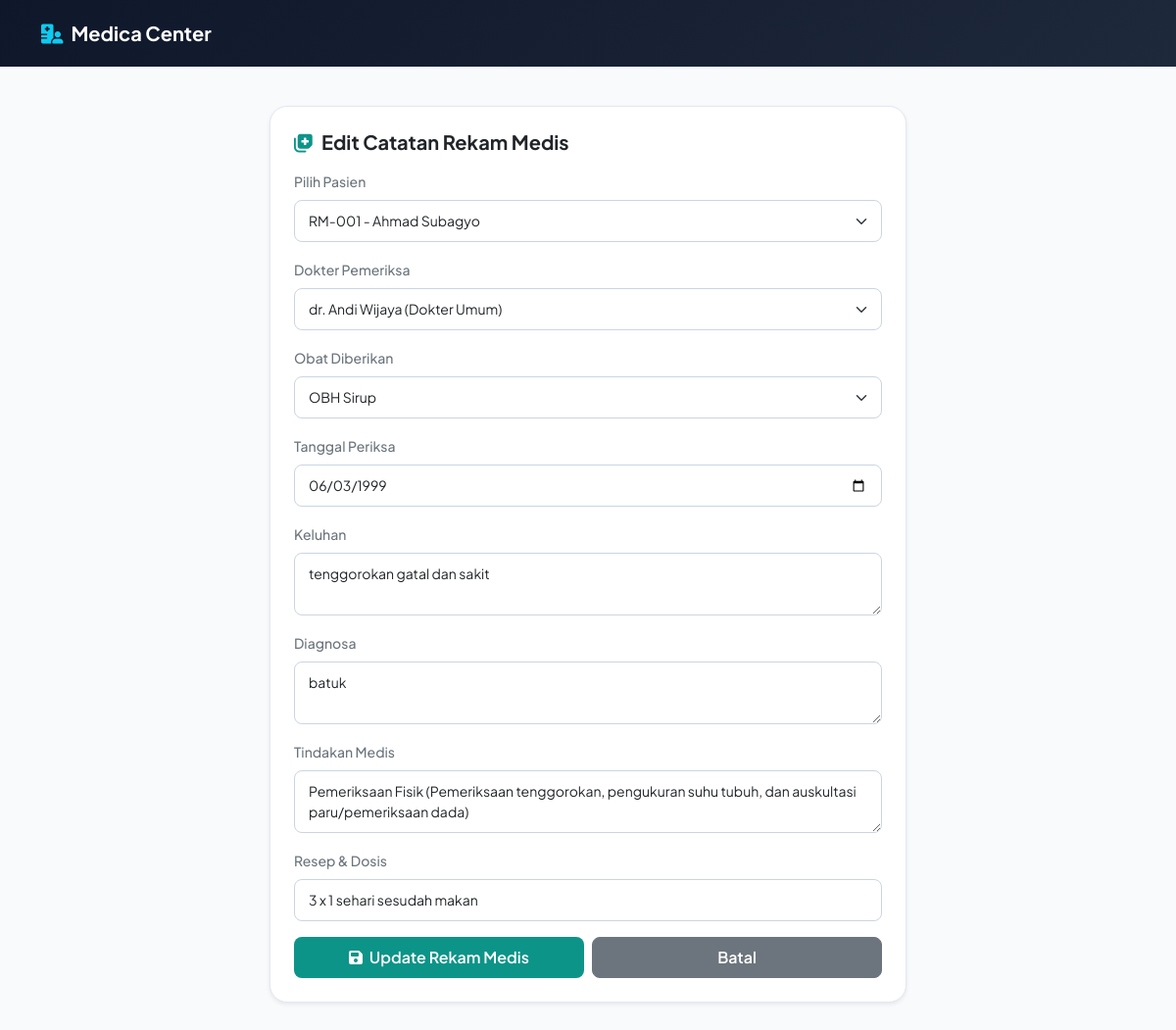
Screenshot of /edit_rekam_medis.php?id=1 with the database file from the repository.
### tables this page shows
CREATE TABLE `rekam_medis` (
  `id_rekam` int(11) NOT NULL,
  `id_pasien` int(11) NOT NULL,
  `id_dokter` int(11) NOT NULL,
  `id_obat` int(11) NOT NULL,
  `tanggal_periksa` date NOT NULL,
  `keluhan` text NOT NULL,
  `diagnosa` text NOT NULL,
  `tindakan` text NOT NULL,
  `resep` varchar(100) NOT NULL
);

### edit_rekam_medis.php (the view, shortened to what this page needs)
<?php
include 'koneksi.php';
$id = $_GET['id'];
$query = mysqli_query($koneksi, "SELECT * FROM rekam_medis WHERE id_rekam='$id'");
$data = mysqli_fetch_assoc($query);
?>
<!DOCTYPE html>
<html lang="id">
<head>
    <link href="https://cdn.jsdelivr.net/npm/bootstrap@5.3.0/dist/css/bootstrap.min.css" rel="stylesheet">
    <link rel="stylesheet" href="https://cdnjs.cloudflare.com/ajax/libs/font-awesome/6.4.0/css/all.min.css">
</head>
<body>
    <nav class="top-navbar navbar navbar-dark">
        <div class="container">
            <a class="navbar-brand" href="index.php"><i class="fa-solid fa-hospital-user text-info me-2"></i>Medica Center</a>
        </div>
    </nav>
    <div class="container">
        <div class="card-custom shadow-sm">
            <h5 class="fw-bold text-dark mb-3"><i class="fa-solid fa-notes-medical me-2" style="color:#0d9488;"></i>Edit Catatan Rekam Medis</h5>
            <form method="POST" action="">
                <div class="mb-3">
                    <label class="form-label small fw-medium text-secondary">Pilih Pasien</label>
                    <select name="id_pasien" class="form-select" required>
                        <?php
                        $pasien = mysqli_query($koneksi, "SELECT * FROM pasien");
                        while ($p = mysqli_fetch_assoc($pasien)) {
                            $selected = ($p['id_pasien'] == $data['id_pasien']) ? 'selected' : '';
                            echo "<option value='".$p['id_pasien']."' $selected>".$p['no_rm']." - ".$p['nama_pasien']."</option>";
                        }
                        ?>
                    </select>
                </div>
                <div class="mb-3">
                    <label class="form-label small fw-medium text-secondary">Dokter Pemeriksa</label>
                    <select name="id_dokter" class="form-select" required>
                        <?php
                        $dokter = mysqli_query($koneksi, "SELECT * FROM dokter");
                        while ($d = mysqli_fetch_assoc($dokter)) {
                            $selected = ($d['id_dokter'] == $data['id_dokter']) ? 'selected' : '';
                            echo "<option value='".$d['id_dokter']."' $selected>".$d['nama_dokter']." (".$d['spesialisasi'].")</option>";
                        }
                        ?>
                    </select>
                </div>
                <div class="mb-3">
                    <label class="form-label small fw-medium text-secondary">Obat Diberikan</label>
                    <select name="id_obat" class="form-select" required>
                        <?php
                        $obat = mysqli_query($koneksi, "SELECT * FROM obat");
                        while ($o = mysqli_fetch_assoc($obat)) {
                            $selected = ($o['id_obat'] == $data['id_obat']) ? 'selected' : '';
                            echo "<option value='".$o['id_obat']."' $selected>".$o['nama_obat']."</option>";
                        }
                        ?>
                    </select>
                </div>
                <div class="mb-3"><label class="form-label small fw-medium text-secondary">Tanggal Periksa</label><input type="date" name="tanggal_periksa" class="form-control" value="<?= $data['tanggal_periksa']; ?>" required></div>
                <div class="mb-3"><label class="form-label small fw-medium text-secondary">Keluhan</label><textarea name="keluhan" class="form-control" rows="2" required><?= $data['keluhan']; ?></textarea></div>
                <div class="mb-3"><label class="form-label small fw-medium text-secondary">Diagnosa</label><textarea name="diagnosa" class="form-control" rows="2" required><?= $data['diagnosa']; ?></textarea></div>
                <div class="mb-3"><label class="form-label small fw-medium text-secondary">Tindakan Medis</label><textarea name="tindakan" class="form-control" rows="2" required><?= $data['tindakan']; ?></textarea></div>
                <div class="mb-3"><label class="form-label small fw-medium text-secondary">Resep & Dosis</label><input type="text" name="resep" class="form-control" value="<?= $data['resep']; ?>" required></div>
                <div class="d-flex gap-2">
                    <button type="submit" name="update" class="btn text-white w-100 py-2 rounded-3 fw-semibold small" style="background-color: #0d9488;"><i class="fa-solid fa-save me-1"></i> Update Rekam Medis</button>
                    <a href="rekam_medis.php" class="btn btn-secondary w-100 py-2 rounded-3 fw-semibold small">Batal</a>
                </div>
            </form>
        </div>
    </div>
</body>
</html>

### edit_rekam_medis.php (style rules this page uses)
:root { --main-bg: #f8fafc; --card-border: #e2e8f0; --accent: #0d9488; }
body { font-family: 'Plus Jakarta Sans', sans-serif; background-color: var(--main-bg); color: #334155; }
.top-navbar { background: linear-gradient(135deg, #0f172a 0%, #1e293b 100%); padding: 14px 0; }
.navbar-brand { font-weight: 700; color: #ffffff !important; }
.card-custom { background: #ffffff; border: 1px solid var(--card-border); border-radius: 18px; padding: 24px; max-width: 650px; margin: 40px auto; }
.form-control, .form-select { border-radius: 8px; border: 1px solid #cbd5e1; padding: 10px 14px; font-size: 0.875rem; }

### rows the page displays
rekam_medis: tanggal_periksa "06/03/1999", keluhan "tenggorokan gatal dan sakit", diagnosa "batuk", tindakan "Pemeriksaan Fisik (Pemeriksaan tenggorokan, pengukuran suhu tubuh, dan auskultasi paru/pemeriksaan dada)", resep "3 x 1 sehari sesudah makan"

### other values shown
form field id_pasien "RM-001 - Ahmad Subagyo"
form field id_dokter "dr. Andi Wijaya (Dokter Umum)"
form field id_obat "OBH Sirup"
